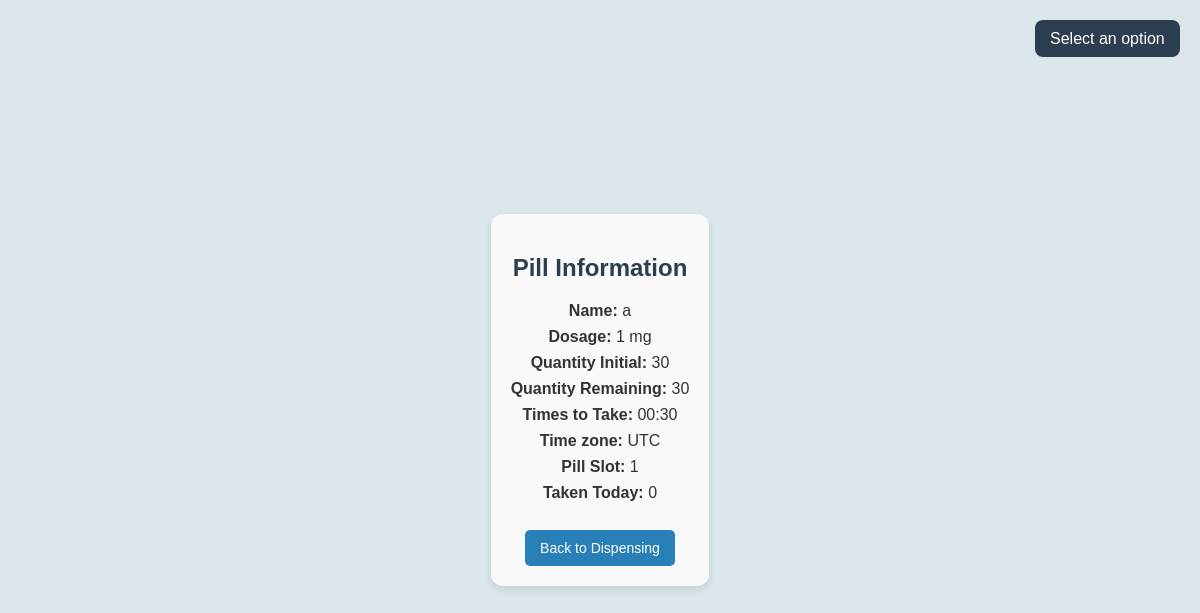
The page /pill_information/1/ (signed in) on the database as committed earlier.
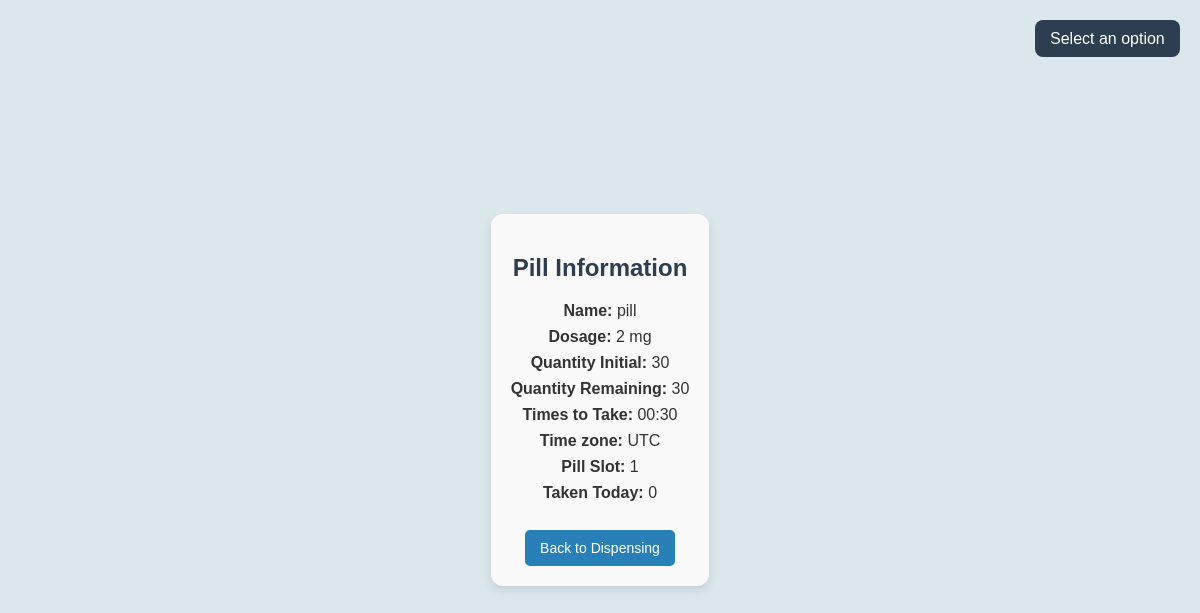
The same page on the database as committed later.
### pillPopperPro/models.py (models this page shows, shortened)
class Pill(models.Model):
    user = models.ForeignKey(settings.AUTH_USER_MODEL, on_delete=models.CASCADE, null=True, blank=True)
    name = models.CharField(max_length=200)
    dosage = models.IntegerField()
    disposal_times = models.JSONField(default=list)
    quantity_initial = models.IntegerField()
    quantity_remaining = models.IntegerField()
    pill_slot = models.IntegerField(default=0)
    taken_today = models.IntegerField(default=0)
    timezone = models.CharField(max_length=50, default="UTC")
    image = models.ImageField(upload_to="pill_images/", null=True, blank=True, default="pill.jpeg")

### pillPopperPro/views.py (the view)
# urls.py: path('pill_information/<int:pill_slot>/', views.pill_information, name='pill_information'),
@login_required
def pill_information(request, pill_slot):
    pill = Pill.objects.filter(user=request.user, pill_slot=pill_slot).first()
    context = {
        'pill': pill
    }
    return render(request, 'PillInformation.html', context)

### pillPopperPro/templates/PillInformation.html
{% extends "base.html" %}
{% block content %}
<div class="pill-info-container">
    <h2 class="page-title">Pill Information</h2>
    {% if pill %}
        <p class="pill-detail"><strong>Name:</strong> {{ pill.name }}</p>
        <p class="pill-detail"><strong>Dosage:</strong> {{ pill.dosage }} mg</p>
        <p class="pill-detail"><strong>Quantity Initial:</strong> {{ pill.quantity_initial }}</p>
        <p class="pill-detail"><strong>Quantity Remaining:</strong> {{ pill.quantity_remaining }}</p>
        <p class="pill-detail"><strong>Times to Take:</strong> {{ pill.disposal_times|join:", " }}</p>
        <p class="pill-detail"><strong>Time zone:</strong> {{ pill.timezone }}</p>
        <p class="pill-detail"><strong>Pill Slot:</strong> {{ pill.pill_slot }}</p>
        <p class="pill-detail"><strong>Taken Today:</strong> {{ pill.taken_today }}</p>
    {% else %}
        <p class="no-pill">There is no pill in this slot.</p>
    {% endif %}
    <a href="{% url 'dispense' %}" class="back-button">Back to Dispensing</a>
</div>
{% endblock %}

### pillPopperPro/templates/base.html (shortened to what this page needs)
<!doctype html>
<html class="top">
	<head  class="head_div" style="background-color:powderblue;">
        {% load static %}
            <link rel="stylesheet" href="{% static 'styles.css' %}">
	</head>
	<body>
        <div class="navDropDown">
            <select id="navigation-dropdown" onchange="navigateToPage()">
                <option value="">Select an option</option>
            </select>
        </div>
	    <div class="content">
		    {% block content %}
		    {% endblock %}
		</div>
	</body>
</html>

### pillPopperPro/static/styles.css (style rules this page uses)
body { background-color: #d0e6ed; display: flex; justify-content: center; align-items: center; height: 100vh; font-family: Arial, sans-serif; }
a { color: #2c3e50; text-decoration: none; display: block; margin-top: 10px; font-size: 14px; }
.navDropDown { position: absolute; top: 20px; right: 20px; }
.navDropDown select { background-color: #2c3e50; color: white; border: none; padding: 10px 15px; font-size: 16px; border-radius: 8px; cursor: pointer; outline: none; }
.navDropDown select { -webkit-appearance: none; -moz-appearance: none; appearance: none; }
.page-title { font-size: 24px; font-weight: bold; color: #2c3e50; }
.pill-info-container { max-width: 500px; margin: 40px auto; padding: 20px; background-color: #f9f9f9; border-radius: 12px; box-shadow: 0 4px 10px rgba(0, 0, 0, 0.1); text-align: center; }
.pill-detail { font-size: 16px; color: #333; margin: 8px 0; }
.back-button { display: inline-block; margin-top: 20px; padding: 10px 15px; background-color: #2980b9; color: white; text-decoration: none; border-radius: 5px; transition: background 0.3s ease-in-out; }
body { background-color: #dbe7eb; font-family: Arial, sans-serif; display: flex; justify-content: center; align-items: center; height: 100vh; margin: 0; }
h2 { font-size: 24px; font-weight: bold; color: #2c3e50; margin-bottom: 20px; }

Rows that differ between the two databases and show on the page:
removed Pill: name "a", dosage "1", quantity_initial "30", quantity_remaining "30", disposal_times "00:30", timezone "UTC", pill_slot "1", taken_today "0"
added Pill: name "pill", dosage "2", quantity_initial "30", quantity_remaining "30", disposal_times "00:30", timezone "UTC", pill_slot "1", taken_today "0"
